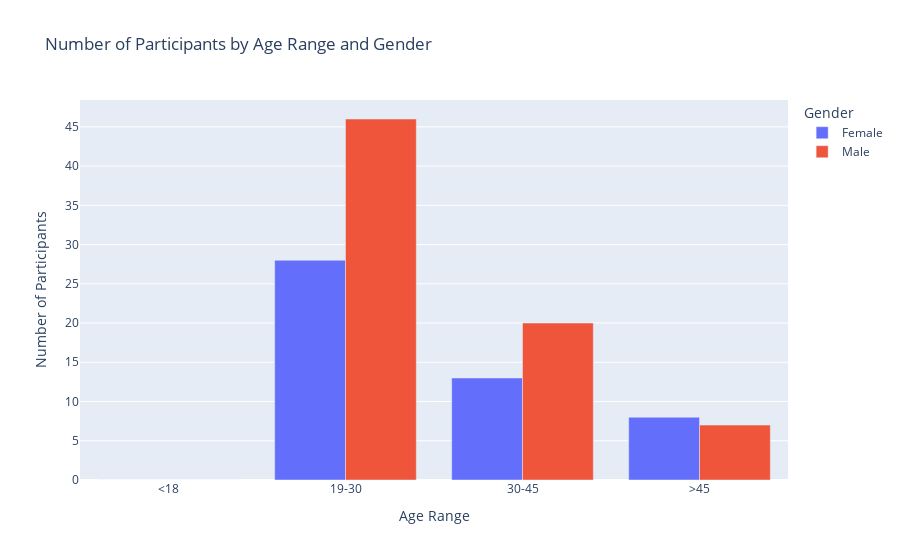

The notebook cell saved with this chart:
### Code cell
import pandas as pd
import plotly.express as px



# Correctly parse the 'Age' column into numeric values
data['Age'] = pd.to_numeric(data['Age'], errors='coerce')

# Convert the 'Gender' representation from numeric to categorical
data['Gender'] = data['Gender'].replace({'1': 'Male', '2': 'Female'})

# Define new age bins and labels
age_bins = [-float('inf'), 18, 30, 45, float('inf')]
age_labels = ['<18', '19-30', '30-45', '>45']

# Create 'AgeRange' based on the new bins
data['AgeRange'] = pd.cut(data['Age'], bins=age_bins, labels=age_labels)

# Group the data by 'AgeRange' and 'Gender', then count occurrences
grouped_data = data.groupby(['AgeRange', 'Gender']).size().reset_index(name='count')

# Create a bar plot with the updated age ranges
fig = px.bar(grouped_data, x='AgeRange', y='count', color='Gender',
             title="Number of Participants by Age Range and Gender",
             labels={"AgeRange": "Age Range", "count": "Number of Participants", "Gender": "Gender"},
             barmode='group')  # 'group' places bars for Male and Female side by side

# Show the plot
fig.show()

### Figure 1 — Plotly figure (JSON) as saved in the notebook; plotly's stock layout.template omitted (floating-point values rounded to 4 significant figures)
{"data": [{"alignmentgroup": "True", "hovertemplate": "Gender=Female<br>Age Range=%{x}<br>Number of Participants=%{y}<extra></extra>", "legendgroup": "Female", "marker": {"color": "#636efa", "pattern": {"shape": ""}}, "name": "Female", "offsetgroup": "Female", "orientation": "v", "showlegend": true, "textposition": "auto", "type": "bar", "x": ["<18", "19-30", "30-45", ">45"], "xaxis": "x", "y": [0, 28, 13, 8], "yaxis": "y"}, {"alignmentgroup": "True", "hovertemplate": "Gender=Male<br>Age Range=%{x}<br>Number of Participants=%{y}<extra></extra>", "legendgroup": "Male", "marker": {"color": "#EF553B", "pattern": {"shape": ""}}, "name": "Male", "offsetgroup": "Male", "orientation": "v", "showlegend": true, "textposition": "auto", "type": "bar", "x": ["<18", "19-30", "30-45", ">45"], "xaxis": "x", "y": [0, 46, 20, 7], "yaxis": "y"}], "layout": {"barmode": "group", "legend": {"title": {"text": "Gender"}, "tracegroupgap": 0}, "title": {"text": "Number of Participants by Age Range and Gender"}, "xaxis": {"anchor": "y", "domain": [0, 1], "title": {"text": "Age Range"}}, "yaxis": {"anchor": "x", "domain": [0, 1], "title": {"text": "Number of Participants"}}}}
